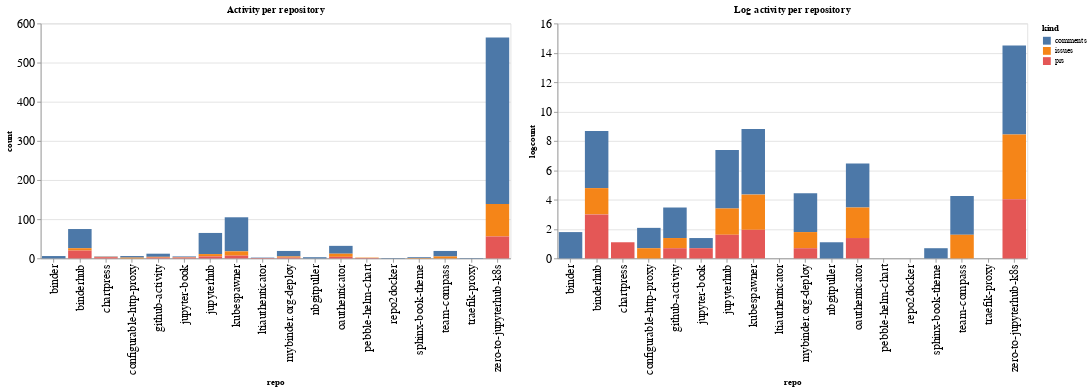

Source (notebook cell):
### Code cell
ch1 = alt.Chart(repo_summaries, width=600, title="Activity per repository").mark_bar().encode(
    x='repo',
    y='count',
    color='kind',
    tooltip="kind"
)

ch2 = alt.Chart(repo_summaries, width=600, title="Log activity per repository").mark_bar().encode(
    x='repo',
    y='logcount',
    color='kind',
    tooltip="kind"
)

ch1 | ch2

### Figure 1 — Vega-Lite specification as saved in the notebook (floating-point values rounded to 4 significant figures)
{"config": {"axisLeft": {"labelFontSize": 15}, "axisBottom": {"labelFontSize": 15}}, "hconcat": [{"mark": "bar", "encoding": {"color": {"type": "nominal", "field": "kind"}, "tooltip": {"type": "nominal", "field": "kind"}, "x": {"type": "nominal", "field": "repo"}, "y": {"type": "quantitative", "field": "count"}}, "title": "Activity per repository", "width": 600}, {"mark": "bar", "encoding": {"color": {"type": "nominal", "field": "kind"}, "tooltip": {"type": "nominal", "field": "kind"}, "x": {"type": "nominal", "field": "repo"}, "y": {"type": "quantitative", "field": "logcount"}}, "title": "Log activity per repository", "width": 600}], "data": {"name": "data-7907d7691c5ae93f7e3b00f55280ca4c"}, "$schema": "https://vega.github.io/schema/vega-lite/v4.8.1.json", "datasets": {"data-7907d7691c5ae93f7e3b00f55280ca4c": [{"repo": "binder", "kind": "comments", "count": 6, "logcount": 1.792}, {"repo": "binderhub", "kind": "comments", "count": 49, "logcount": 3.892}, {"repo": "binderhub", "kind": "issues", "count": 6, "logcount": 1.792}, {"repo": "binderhub", "kind": "prs", "count": 20, "logcount": 2.996}, {"repo": "chartpress", "kind": "comments", "count": 1, "logcount": 0.0}, {"repo": "chartpress", "kind": "issues", "count": 1, "logcount": 0.0}, {"repo": "chartpress", "kind": "prs", "count": 3, "logcount": 1.099}, {"repo": "configurable-http-proxy", "kind": "comments", "count": 4, "logcount": 1.386}, {"repo": "configurable-http-proxy", "kind": "issues", "count": 2, "logcount": 0.6931}, {"repo": "github-activity", "kind": "comments", "count": 8, "logcount": 2.079}, {"repo": "github-activity", "kind": "issues", "count": 2, "logcount": 0.6931}, {"repo": "github-activity", "kind": "prs", "count": 2, "logcount": 0.6931}, {"repo": "jupyter-book", "kind": "comments", "count": 2, "logcount": 0.6931}, {"repo": "jupyter-book", "kind": "issues", "count": 1, "logcount": 0.0}, {"repo": "jupyter-book", "kind": "prs", "count": 2, "logcount": 0.6931}, {"repo": "jupyterhub", "kind": "comments", "count": 54, "logcount": 3.989}, {"repo": "jupyterhub", "kind": "issues", "count": 6, "logcount": 1.792}, {"repo": "jupyterhub", "kind": "prs", "count": 5, "logcount": 1.609}, {"repo": "kubespawner", "kind": "comments", "count": 87, "logcount": 4.466}, {"repo": "kubespawner", "kind": "issues", "count": 11, "logcount": 2.398}, {"repo": "kubespawner", "kind": "prs", "count": 7, "logcount": 1.946}, {"repo": "ltiauthenticator", "kind": "comments", "count": 1, "logcount": 0.0}, {"repo": "ltiauthenticator", "kind": "prs", "count": 1, "logcount": 0.0}, {"repo": "mybinder.org-deploy", "kind": "comments", "count": 14, "logcount": 2.639}, {"repo": "mybinder.org-deploy", "kind": "issues", "count": 3, "logcount": 1.099}, {"repo": "mybinder.org-deploy", "kind": "prs", "count": 2, "logcount": 0.6931}, {"repo": "nbgitpuller", "kind": "comments", "count": 3, "logcount": 1.099}, {"repo": "oauthenticator", "kind": "comments", "count": 20, "logcount": 2.996}, {"repo": "oauthenticator", "kind": "issues", "count": 8, "logcount": 2.079}, {"repo": "oauthenticator", "kind": "prs", "count": 4, "logcount": 1.386}, {"repo": "pebble-helm-chart", "kind": "issues", "count": 1, "logcount": 0.0}, {"repo": "pebble-helm-chart", "kind": "prs", "count": 1, "logcount": 0.0}, {"repo": "repo2docker", "kind": "comments", "count": 1, "logcount": 0.0}, {"repo": "sphinx-book-theme", "kind": "comments", "count": 2, "logcount": 0.6931}, {"repo": "sphinx-book-theme", "kind": "issues", "count": 1, "logcount": 0.0}, {"repo": "team-compass", "kind": "comments", "count": 14, "logcount": 2.639}, {"repo": "team-compass", "kind": "issues", "count": 5, "logcount": 1.609}, {"repo": "traefik-proxy", "kind": "comments", "count": 1, "logcount": 0.0}, {"repo": "zero-to-jupyterhub-k8s", "kind": "comments", "count": 425, "logcount": 6.052}, {"repo": "zero-to-jupyterhub-k8s", "kind": "issues", "count": 83, "logcount": 4.419}, {"repo": "zero-to-jupyterhub-k8s", "kind": "prs", "count": 56, "logcount": 4.025}]}}
